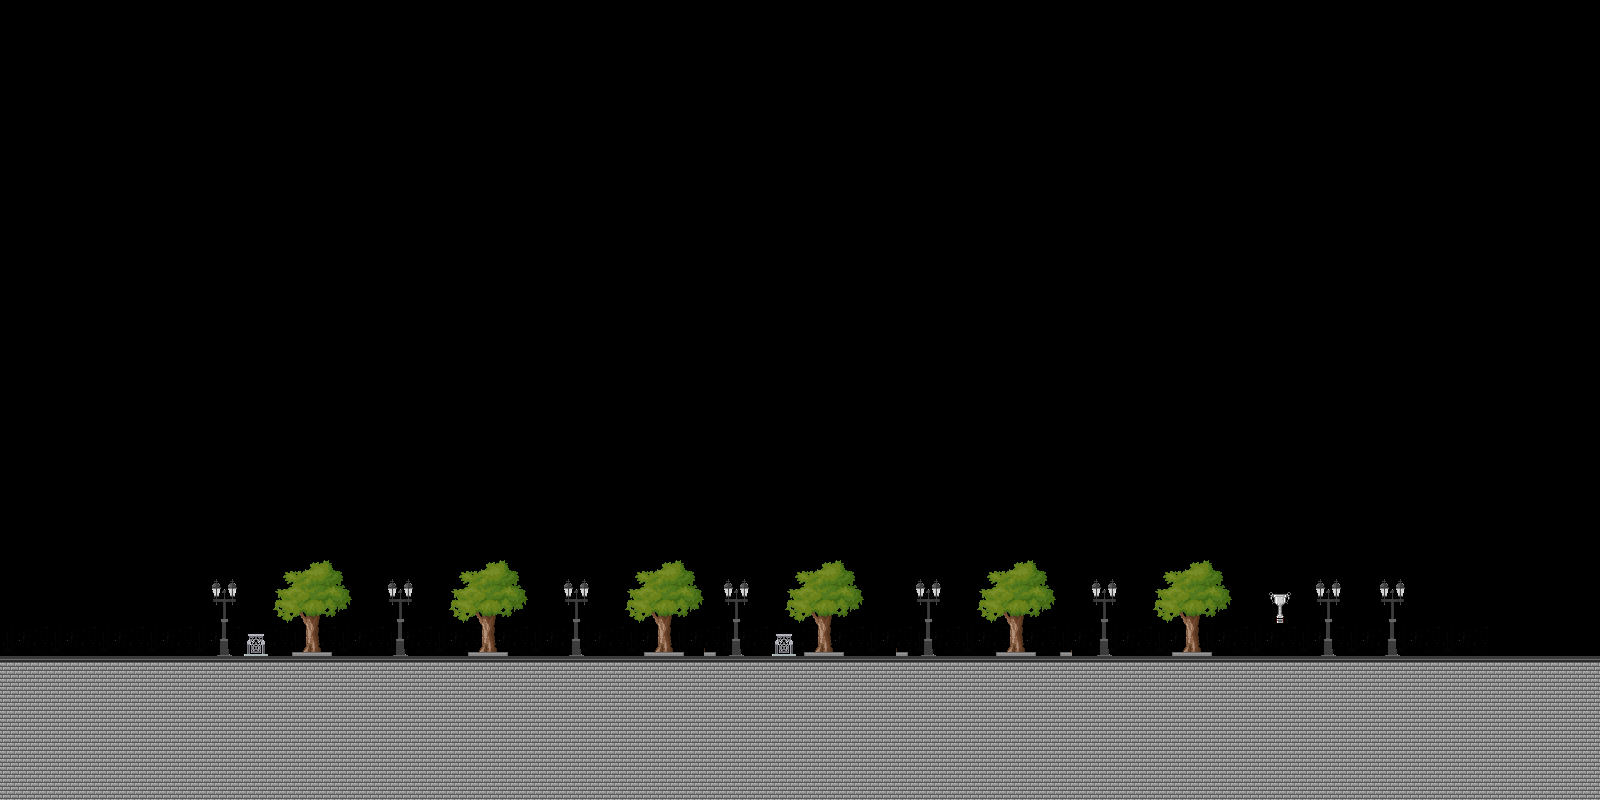

Rendered tile map (Tiled .tmx) drawn with the repository's tilesets; below, a short description and the map source with its tile grids summarised:
An orthogonal 100x50 tile map with 16x16 px tiles, 5 tile layers (bg, m1, m2, m3, ...) and 41 objects (spawn).

<map version="1.0" orientation="orthogonal" renderorder="right-down" width="100" height="50" tilewidth="16" tileheight="16">
 <tileset firstgid="1" name="Style" tilewidth="16" tileheight="16">
  <image source="Style.png" width="512" height="128" />
 </tileset>
 <layer name="bg" width="100" height="50">
  <data>[5000 cells, 1086 non-empty, 8 distinct tile ids]</data>
 </layer>
 <layer name="m1" width="100" height="50">
  <data>[5000 cells, 266 non-empty, 40 distinct tile ids]</data>
 </layer>
 <layer name="m2" width="100" height="50">
  <data>[5000 cells, 8 non-empty, 4 distinct tile ids]</data>
 </layer>
 <layer name="m3" width="100" height="50">
  <data>[5000 cells, 4 non-empty, 4 distinct tile ids]</data>
 </layer>
 <layer name="fg" width="100" height="50">
  <data>[5000 cells, 0 non-empty, 0 distinct tile ids]</data>
 </layer>
 <objectgroup name="ground">
  <object x="0" y="656">
   <polygon points="0,0 1600,0 1600,8 0,16" />
  </object>
 </objectgroup>
 <objectgroup name="spawn">
  <object name="spawn" x="84" y="576">
   <ellipse />
  </object>
 </objectgroup>
 <objectgroup name="finish">
  <object x="1276" y="476" width="8" height="180" />
 </objectgroup>
 <objectgroup name="platforms">
  <object x="248" y="635" width="16" />
  <object x="288" y="572" width="16" />
  <object x="304" y="564" width="32" />
  <object x="462" y="572" width="16" />
  <object x="478" y="564" width="32" />
  <object x="389" y="600" width="24" />
  <object x="565" y="600" width="24" />
  <object x="639" y="576" width="20" />
  <object x="659" y="568" width="32" />
  <object x="725" y="600" width="24" />
  <object x="800" y="572" width="20" />
  <object x="820" y="564" width="32" />
  <object x="917" y="600" width="24" />
  <object x="988" y="572" width="20" />
  <object x="1008" y="564" width="32" />
  <object x="1093" y="600" width="24" />
  <object x="1165" y="572" width="20" />
  <object x="1185" y="564" width="28" />
  <object x="776" y="635" width="16" />
  <object x="214" y="600" width="20" />
 </objectgroup>
 <objectgroup name="bugs">
  <object x="224" y="576">
   <ellipse />
  </object>
  <object x="320" y="544">
   <ellipse />
  </object>
  <object x="399" y="580">
   <ellipse />
  </object>
  <object x="478" y="540">
   <ellipse />
  </object>
  <object x="537" y="608">
   <ellipse />
  </object>
  <object x="684" y="608">
   <ellipse />
  </object>
  <object x="832" y="544">
   <ellipse />
  </object>
  <object x="928" y="576">
   <ellipse />
  </object>
  <object x="1000" y="556">
   <ellipse />
  </object>
  <object x="1024" y="540">
   <ellipse />
  </object>
  <object x="1073" y="612">
   <ellipse />
  </object>
 </objectgroup>
 <objectgroup name="rain">
  <object x="368" y="592">
   <ellipse />
  </object>
  <object x="260" y="504">
   <ellipse />
  </object>
  <object x="537" y="536">
   <ellipse />
  </object>
  <object x="711" y="540">
   <ellipse />
  </object>
  <object x="892" y="588">
   <ellipse />
  </object>
  <object x="1089" y="528">
   <ellipse />
  </object>
  <object x="140" y="596">
   <ellipse />
  </object>
 </objectgroup>
</map>
